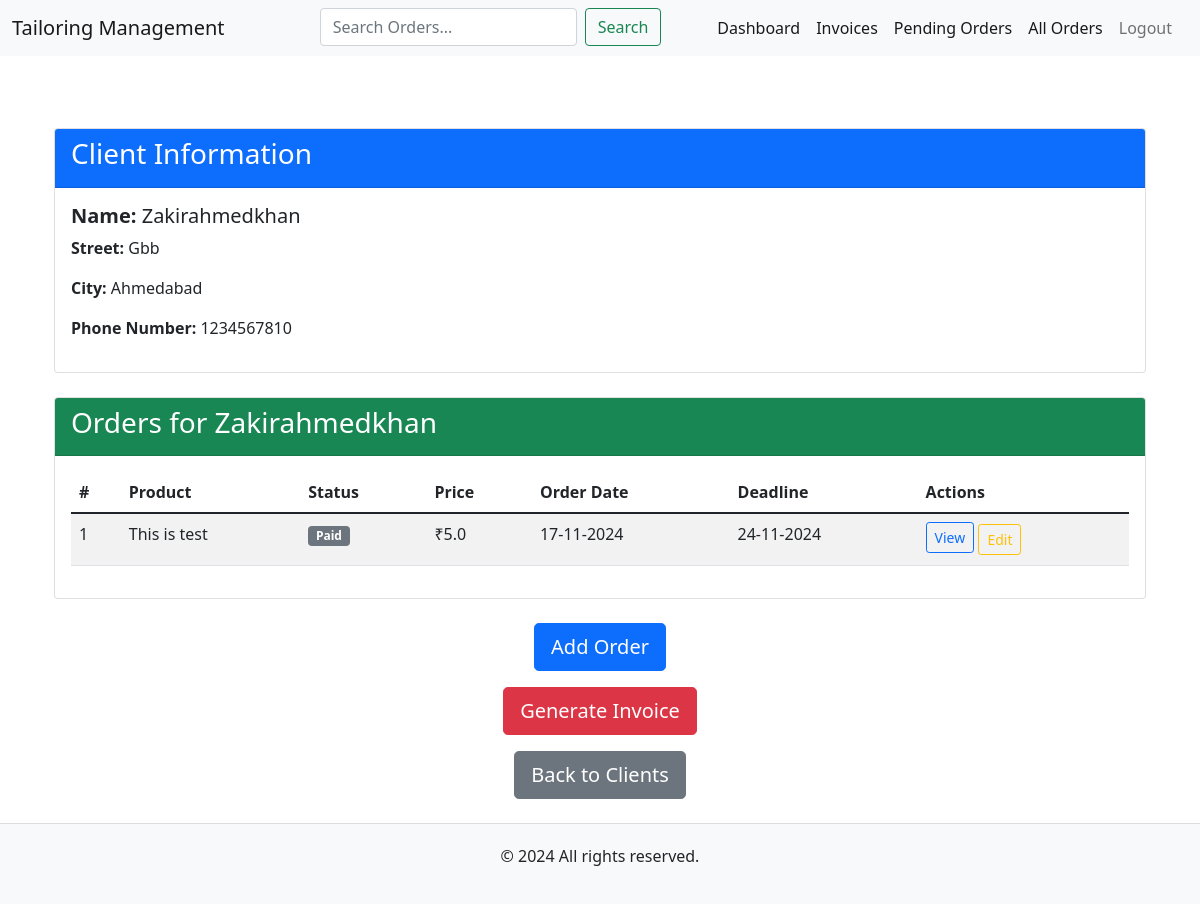
Page /client/1 (signed in) on the committed database.
### model.py (models this page shows, shortened)
class Client(db.Model):
    __tablename__ = 'clients'
    id: Mapped[int] = mapped_column(Integer, primary_key=True)
    name: Mapped[str] = mapped_column(String(100), nullable=False)
    street: Mapped[str] = mapped_column(String(250))
    city: Mapped[str] = mapped_column(String(15))
    phone_number: Mapped[str] = mapped_column(String(20))
    admin_id: Mapped[int] = mapped_column(Integer, db.ForeignKey('admins.id'), nullable=False)
    admin: Mapped["Admin"] = relationship("Admin", back_populates="clients")
    orders: Mapped[list["Order"]] = relationship("Order", back_populates="client", lazy="dynamic")

class Order(db.Model):
    __tablename__ = 'orders'
    id: Mapped[int] = mapped_column(Integer, primary_key=True)
    order_date: Mapped[datetime] = mapped_column(DateTime, nullable=False, default=datetime.utcnow)
    deadline: Mapped[datetime] = mapped_column(DateTime, nullable=False)
    product_name: Mapped[str] = mapped_column(String(50), nullable=False)
    price: Mapped[float] = mapped_column(Float, nullable=False)
    status: Mapped[str] = mapped_column(String(20), nullable=False, default="Pending")
    quantity: Mapped[int] = mapped_column(Integer, nullable=False, default=1)
    client_id: Mapped[int] = mapped_column(Integer, db.ForeignKey('clients.id'), nullable=False)
    client: Mapped[Client] = relationship("Client", back_populates="orders")
    admin_id: Mapped[int] = mapped_column(Integer, db.ForeignKey('admins.id'), nullable=False)
    admin: Mapped["Admin"] = relationship("Admin", back_populates="orders")

### main.py (the view)
@app.route('/client/<int:client_id>')
@login_required
def client_info(client_id):
    client = Client.query.get_or_404(client_id)
    return render_template('client_info.html', client=client)

### main.py (called while the page is built)
@login_manager.user_loader
def load_user(admin_id):
    return db.get_or_404(Admin, admin_id)

### templates/client_info.html (shortened to what this page needs)
{% extends "base.html" %}
{% block content %}
<div class="container mt-5">
    <div class="card mb-4">
        <div class="card-header bg-primary text-white">
            <h3>Client Information</h3>
        </div>
        <div class="card-body">
            <h5><strong>Name:</strong> {{ client.name }}</h5>
            <p><strong>Street:</strong> {{ client.street }}</p>
            <p><strong>City:</strong> {{ client.city }}</p>
            <p><strong>Phone Number:</strong> {{ client.phone_number }}</p>
        </div>
    </div>
    <div class="card mb-4">
        <div class="card-header bg-success text-white">
            <h3>Orders for {{ client.name }}</h3>
        </div>
        <div class="card-body">
            {% if client.orders %}
                <div class="d-none d-md-block">
                    <table class="table table-striped table-hover">
                        <thead class="thead-dark">
                            <tr>
                                <th>#</th>
                                <th>Product</th>
                                <th>Status</th>
                                <th>Price</th>
                                <th>Order Date</th>
                                <th>Deadline</th>
                                <th>Actions</th>
                            </tr>
                        </thead>
                        <tbody>
                            {% for order in client.orders %}
                                <tr>
                                    <td>{{ order.id }}</td>
                                    <td>{{ order.product_name }}</td>
                                    <td>
                                        {% if order.status == 'Pending' %}
                                            <span class="badge bg-warning text-dark">{{ order.status }}</span>
                                        {% elif order.status == 'Completed' %}
                                            <span class="badge bg-success">{{ order.status }}</span>
                                        {% elif order.status == 'Delivered' %}
                                            <span class="badge bg-info">{{ order.status }}</span>
                                        {% else %}
                                            <span class="badge bg-secondary">{{ order.status }}</span>
                                        {% endif %}
                                    </td>
                                    <td>₹{{ order.price }}</td>
                                    <td>{{ order.order_date.strftime('%d-%m-%Y') }}</td>
                                    <td>{{ order.deadline.strftime('%d-%m-%Y') }}</td>
                                    <td>
                                        <a href="{{ url_for('view_order', order_id=order.id) }}" class="btn btn-outline-primary btn-sm mb-1">
                                             View
                                        </a>
                                        <a href="{{ url_for('edit_order', order_id=order.id) }}" class="btn btn-outline-warning btn-sm">
                                             Edit
                                        </a>
                                    </td>
                                </tr>
                            {% endfor %}
                        </tbody>
                    </table>
                </div>
            {% else %}
                <p>No orders found for this client.</p>
            {% endif %}
        </div>
    </div>
    <div class="d-flex flex-column align-items-center mt-4 mb-4">
        <a href="{{ url_for('add_order', client_id=client.id) }}" class="btn btn-primary btn-lg mb-3">Add Order</a>
        <a href="{{ url_for('generate_invoice', client_id=client.id) }}" class="btn btn-danger btn-lg mb-3">Generate Invoice</a>
        <a href="{{ url_for('home') }}" class="btn btn-secondary btn-lg">Back to Clients</a>
    </div>
</div>
{% endblock %}

### static/css/styles.css (style rules this page uses)
html, body { height: 100%; margin: 0; display: flex; flex-direction: column; }

### rows in the picture
Client: name "Zakirahmedkhan", street "Gbb", city "Ahmedabad", phone_number "1234567810"
Order: id "1", product_name "This is test", status "Paid", price "5.0", order_date "17-11-2024", deadline "24-11-2024"
